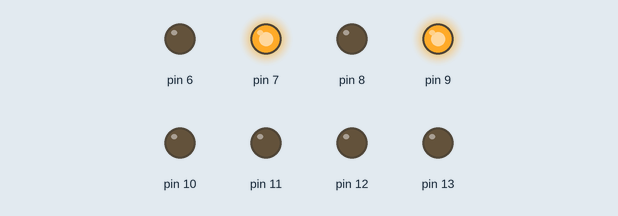
Bench run of a sketch on a simulated Arduino Uno, built with avr-gcc and run on an emulated ATmega328P. On the bench: output pins drawn as LEDs (lit = HIGH).

Above: at 0.2 s.
At 0.7 s:
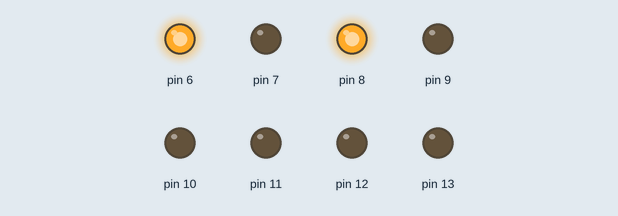
At 1.7 s:
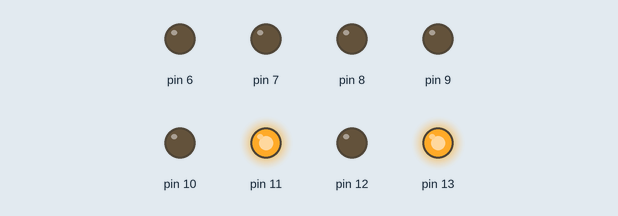
At 3.2 s:
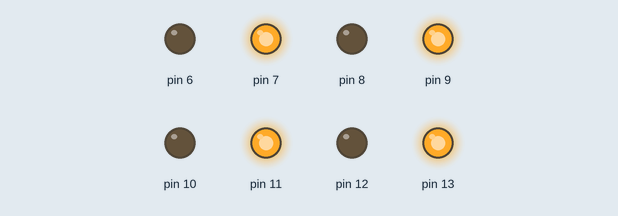
At 4.7 s:
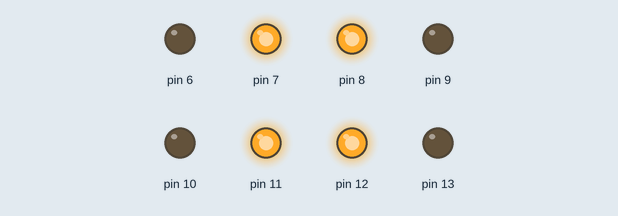
At 6.7 s:
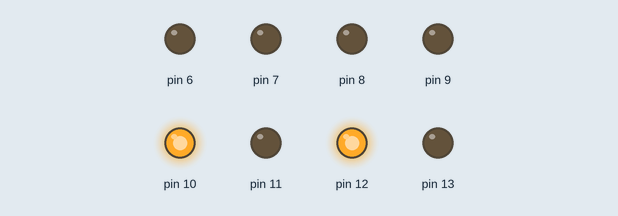
Timing chart, 0 to 7.2 s (numbered marks = the images above):
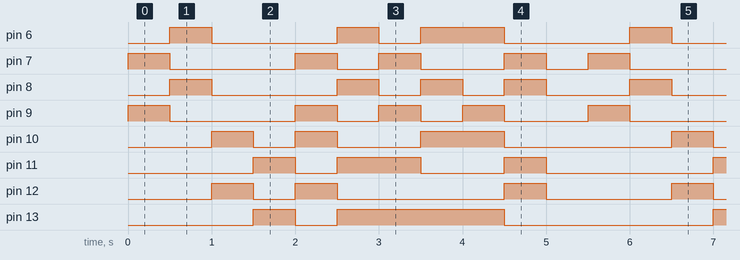

The sketch:

Motor.ino
```cpp
#include "Motor.h"

Motor frontMotor(13,12);
Motor backMotor(11,10);
Motor leftMotor(9,8);
Motor rightMotor(7,6);

void setup() {
  // put your setup code here, to run once:

}

void loop() {
  forward();
  delay(500);
  backward();
  delay(500);
  left();
  delay(500);
  right();
  delay(500);
  toNW();
  delay(500);
  toSE();
  delay(500);
  toNE();
  delay(500);
  toSW();
  delay(500);
  clockwise();
  delay(500);
  counterclockwise();
  delay(500);
  brake();
  delay(500);
}

void forward() {
  leftMotor.moveForwards();
  rightMotor.moveForwards();
  frontMotor.brake();
  backMotor.brake();
}

void backward() {
  leftMotor.moveBackwards();
  rightMotor.moveBackwards();
  frontMotor.brake();
  backMotor.brake();
}

void left() {
  leftMotor.brake();
  rightMotor.brake();
  frontMotor.moveBackwards();
  backMotor.moveBackwards();
}

void right() {
  leftMotor.brake();
  rightMotor.brake();
  frontMotor.moveForwards();
  backMotor.moveForwards();
}

void toNW(){
  leftMotor.moveForwards();
  rightMotor.moveForwards();
  frontMotor.moveBackwards();
  backMotor.moveBackwards();
}

//note: SE is reserved
void toSE(){
  leftMotor.moveBackwards();
  rightMotor.moveBackwards();
  frontMotor.moveForwards();
  backMotor.moveForwards();
}

void toNE(){
  leftMotor.moveForwards();
  rightMotor.moveForwards();
  frontMotor.moveForwards();
  backMotor.moveForwards();
}

void toSW(){
  leftMotor.moveBackwards();
  rightMotor.moveBackwards();
  frontMotor.moveForwards();
  backMotor.moveBackwards();
}

void clockwise(){
  leftMotor.moveForwards();
  rightMotor.moveBackwards();
  frontMotor.moveForwards();
  backMotor.moveBackwards();
}

void counterclockwise(){
  leftMotor.moveBackwards();
  rightMotor.moveForwards();
  frontMotor.moveBackwards();
  backMotor.moveForwards();
}

void brake(){
  leftMotor.brake();
  rightMotor.brake();
  frontMotor.brake();
  backMotor.brake();
}
```

Motor.cpp
```cpp
/*
  Motor.cpp - Library for Motors.
  Darwin Huang.
  10/23/16
*/


#include "Arduino.h"
#include "Motor.h"

Motor::Motor(int Plus_pin, int Minus_pin)
{
  pinMode(Plus_pin,OUTPUT);
  pinMode(Minus_pin,OUTPUT);
  plus_pin = Plus_pin;
  minus_pin = Minus_pin;
}

void Motor::moveForwards()
{
  digitalWrite(plus_pin, HIGH);
  digitalWrite(minus_pin, LOW);
}

void Motor::moveBackwards()
{
  digitalWrite(plus_pin, LOW);
  digitalWrite(minus_pin, HIGH);
}

void Motor::brake()
{
  digitalWrite(plus_pin, LOW);
  digitalWrite(minus_pin, LOW);
}

//from -255 to 255
void Motor::move(int power){
  if(power == 0){
    brake();
  }
  if(power > 255 || power < -255){
    return;
  }
  if(power > 0){
    analogWrite(plus_pin, power);
    digitalWrite(minus_pin, LOW);
  }
  else if(power < 0){
    digitalWrite(plus_pin, LOW);
    analogWrite(minus_pin, power * -1);
  }
}
```

Motor.h
```cpp
/*
  Motor.h - Library for Motors.
  Darwin Huang.
  10/23/16
*/


#ifndef Motor_h
#define Motor_h

class Motor
{
  public:
    Motor(int Plus_pin, int Minus_pin);
    void moveForwards();
    void moveBackwards();
    void brake();
    void move(int power);

  private:
    int plus_pin;
    int minus_pin;
};

#endif
```

Measured:
- by itself, pin 6: repeats every 5.5 s: LOW 1.5 s, HIGH 0.50 s, LOW 0.50 s, HIGH 1.0 s, LOW 1.5 s, HIGH 0.50 s
- by itself, pin 7: repeats every 5.5 s: LOW 1.5 s, HIGH 0.50 s, LOW 0.50 s, HIGH 0.50 s, LOW 1.0 s, HIGH 0.50 s, LOW 0.50 s, HIGH 0.50 s
- by itself, pin 8, pin 9: repeats every 5.5 s: LOW 1.5 s, 2 × (HIGH 0.50 s, LOW 0.50 s), HIGH 0.50 s, LOW 1.0 s, HIGH 0.50 s
- by itself, pin 10: repeats every 5.5 s: LOW 0.50 s, HIGH 0.50 s, LOW 1.0 s, HIGH 1.0 s, LOW 2.0 s, HIGH 0.50 s
- by itself, pin 11: repeats every 5.5 s: LOW 0.50 s, HIGH 1.0 s, LOW 1.0 s, HIGH 0.50 s, LOW 2.0 s, HIGH 0.50 s
- by itself, pin 12: repeats every 5.5 s: LOW 0.50 s, HIGH 0.50 s, LOW 2.0 s, HIGH 0.50 s, LOW 1.5 s, HIGH 0.50 s
- by itself, pin 13: repeats every 5.5 s: LOW 0.50 s, HIGH 2.0 s, LOW 2.5 s, HIGH 0.50 s
